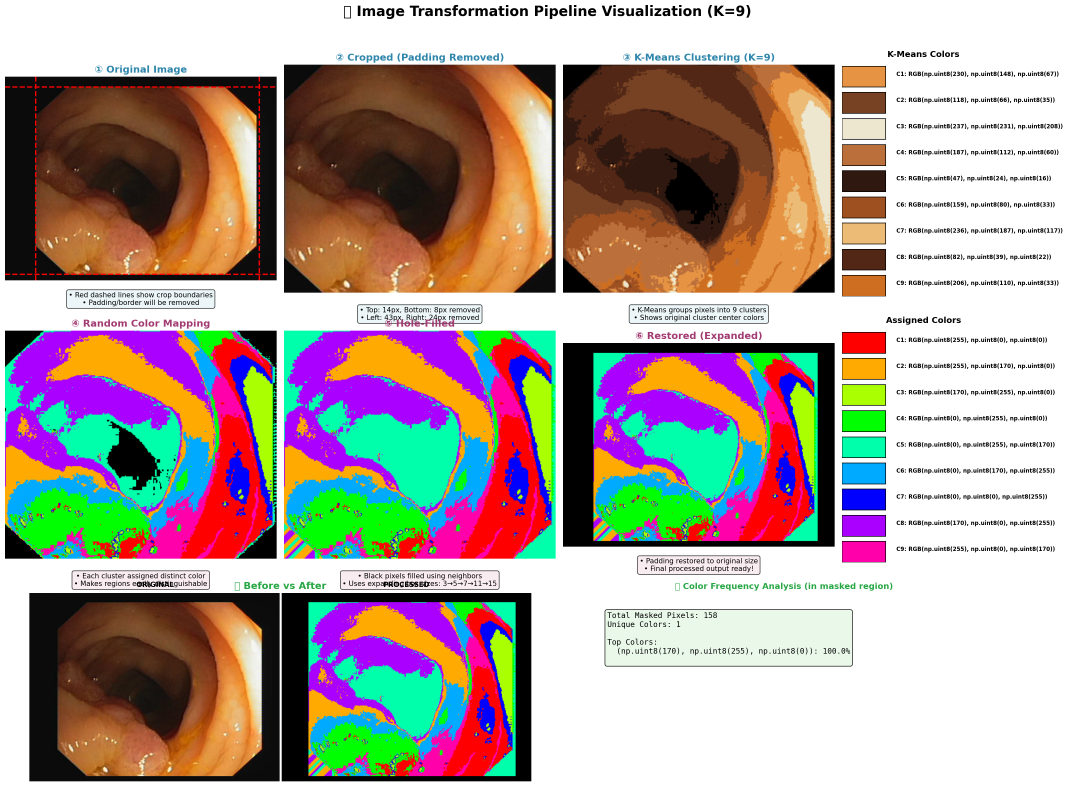
#> input picture asim/transformation_pipeline_visualization.png, 3203 x 2359 px, found by its file name (shown at 1/3 size); its folder holds 2 pictures in this run
$ jupyter execute kmeandisection_copy.ipynb
#> lines starting #> are read from the running program, lines starting #| are printed output that depends on the picture; after the words box and inside, x2 and y2 are one past the last pixel; in counts of white or black regions, pixels touching at a corner belong together; pictures that were not available may be replaced by others from this repository, and a replacement may not be noted
[cell 1]
# Import all required packages
import numpy as np
import matplotlib.pyplot as plt
from PIL import Image
import cv2
import os
import random
from collections import Counter
from sklearn.cluster import KMeans
import pandas as pd

# Ensure output directories exist
os.makedirs('subcolr', exist_ok=True)
os.makedirs('subres', exist_ok=True)

[cell 2]
# ============================================
# CORE FUNCTIONS
# ============================================

def load_image(path):
    if not os.path.exists(path):
        return None
    img = Image.open(path)
#> img is the input picture: PIL image 3203x2359 RGBA; mean R, G, B, A 173.4, 158.4, 150.4, 255
    img_array = np.array(img)
    if len(img_array.shape) == 3 and img_array.shape[2] == 4:
        img_array = img_array[:, :, :3]
    return img_array

# [108 lines left out: functions crop_border, kmeans_cluster, generate_random_colors, create_clustered_image, fill_holes, restore_to_original_shape and 1 more, not called in this run]

[cell 3]
# ============================================
# BATCH K-MEANS & FREQUENCY ANALYSIS
# ============================================

K_CLUSTERS = 9
INPUT_DIR = 'subi'
GT_DIR = 'subgt'
KMEANS_OUT_DIR = 'subcolr'
FINAL_RES_DIR = 'subres'
LOG_FILE = os.path.join(FINAL_RES_DIR, 'frequency_analysis_log.txt')

# Clear previous log if exists
with open(LOG_FILE, 'w') as f:
    f.write("Processing Log\n================\n")

# Get all images
all_images = sorted([f for f in os.listdir(INPUT_DIR) if f.endswith('.png')],
                   key=lambda x: int(x.split('.')[0]) if x.split('.')[0].isdigit() else x)

print(f"Found {len(all_images)} images to process.")

for i, img_name in enumerate(all_images):
    print(f"\nProcessing [{i+1}/{len(all_images)}]: {img_name}")

    # Paths
    input_path = os.path.join(INPUT_DIR, img_name)
    kmeans_path = os.path.join(KMEANS_OUT_DIR, img_name)
    gt_path = os.path.join(GT_DIR, img_name)
    plot_path = os.path.join(FINAL_RES_DIR, f"{img_name.split('.')[0]}_plot.png")

    # --- Step 1: Ensure K-Means Image Exists ---
    colored_img = None
    if os.path.exists(kmeans_path):
        print(f"  -> Loading existing K-means result from {kmeans_path}")
        colored_img = load_image(kmeans_path)
    else:
        print(f"  -> Generating K-means image (K={K_CLUSTERS})...")
        colored_img = process_single_image(input_path, kmeans_path, k=K_CLUSTERS)

    if colored_img is None:
        print("  -> Skipping analysis due to missing labeled image.")
        continue

    # --- Step 2: Frequency Analysis with Mask ---
    if not os.path.exists(gt_path):
        print(f"  -> Skipping frequency analysis: Mask not found at {gt_path}")
        continue

    gt_img = load_image(gt_path)
    if gt_img is None:
        print(f"  -> Failed to load mask: {gt_path}")
        continue

    # Create binary mask (White > 200)
    # Handle both grayscale (2D) and RGB (3D) masks
    if len(gt_img.shape) == 3:
        white_mask = np.all(gt_img > 200, axis=2)
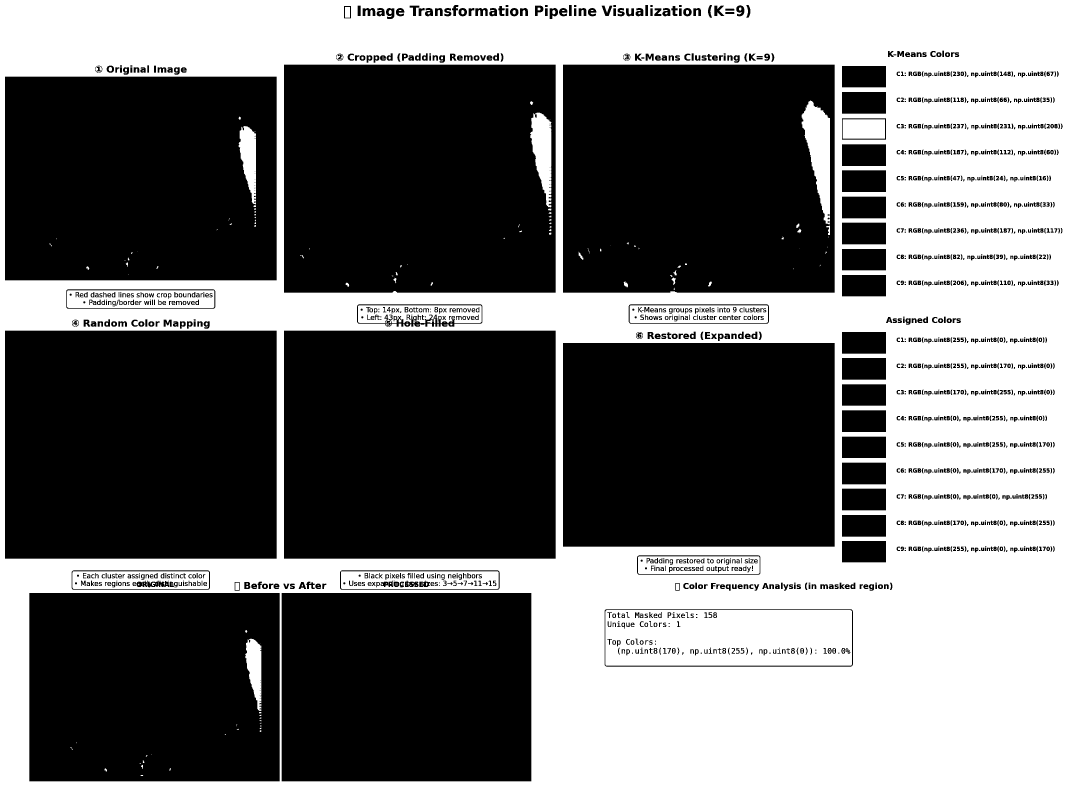
#> white_mask: shape (2359, 3203) bool (shown at 1/3 size); 42.7% white; 700 white regions (439 under 20 px), largest, box (x1, y1, x2, y2) and area: (0, 0, 3203, 2359) 2941848, (1816, 1830, 2556, 1997) 115552, (1023, 1714, 1496, 1767) 19135
    else:
        white_mask = gt_img > 200

    # Extract pixels under the mask
    # colored_img is RGB, shape (H, W, 3)
    # mask is boolean, shape (H, W)
    # Ensure dimensions match (simple check)
    if colored_img.shape[:2] != white_mask.shape[:2]:
        print(f"  -> Shape mismatch! Image: {colored_img.shape}, Mask: {white_mask.shape}. Resizing mask.")
        # Resize mask to match image if needed
        pil_mask = Image.fromarray(white_mask)
        pil_mask = pil_mask.resize((colored_img.shape[1], colored_img.shape[0]), resample=Image.NEAREST)
        white_mask = np.array(pil_mask)

    masked_pixels = colored_img[white_mask]

    if len(masked_pixels) == 0:
        print("  -> Mask is empty (no white pixels). Skipping stats.")
        continue

    # Count colors
    pixel_tuples = [tuple(p) for p in masked_pixels]
#> pixel_tuples = 3223041 items
    freq_map = Counter(pixel_tuples)
#> freq_map = 6931 items

    # Create DataFrame
    freq_df = pd.DataFrame(
        [(rgb, count) for rgb, count in freq_map.most_common()],
        columns=['RGB', 'Frequency']
    )
#> freq_df = table of 6931 rows and 2 columns
    freq_df['Percentage'] = (freq_df['Frequency'] / len(masked_pixels) * 100).round(2)

    # Calculate Top 3 Sum
    top3_sum = freq_df.head(3)['Percentage'].sum() if len(freq_df) >= 1 else 0.0
#> top3_sum = 95.97

    # --- Step 3: Generate Plot & Log ---

    # 1. Visualization Plot
    fig, axes = plt.subplots(1, 4, figsize=(16, 4))

    axes[0].imshow(colored_img)
    axes[0].set_title(f'{img_name} - Clustered (K={K_CLUSTERS})')
    axes[0].axis('off')

    axes[1].imshow(gt_img, cmap='gray')
    axes[1].set_title('Ground Truth Mask')
    axes[1].axis('off')

    # Visualize only masked region
    masked_view = np.zeros_like(colored_img)
    masked_view[white_mask] = colored_img[white_mask]
    axes[2].imshow(masked_view)
    axes[2].set_title('Masked Region Colors')
    axes[2].axis('off')

    # Color bar / text info
    top_colors = freq_df.head(10)
#> top_colors = table of 10 rows and 3 columns
    color_bar = np.zeros((50, len(top_colors)*50 if len(top_colors) > 0 else 50, 3), dtype=np.uint8)
#> color_bar: shape (50, 500, 3); every value is 0
    if len(top_colors) > 0:
        for c_idx, (rgb, _, _) in enumerate(top_colors.values):
            color_bar[:, c_idx*50:(c_idx+1)*50] = rgb
#> this loop made 10 passes
#> rgb on passes 1 to 10: (255, 255, 255), (234, 248, 234), (249, 236, 241), (236, 246, 249), (237, 231, 208), (244, 244, 244), (223, 223, 223), (240, 240, 236), (221, 221, 221), (214, 214, 214)
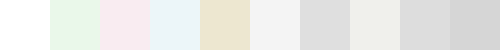
#> color_bar: shape (50, 500, 3); mean of channels 0, 1, 2 235.3, 235.8, 232.5; drawn as R, G, B

    axes[3].imshow(color_bar)
    axes[3].set_title(f'Top {len(top_colors)} Colors')
    axes[3].axis('off')

    plt.suptitle(f"Image: {img_name} | Top 3 Sum: {top3_sum:.2f}%", fontsize=14)
    plt.tight_layout()
    plt.savefig(plot_path)
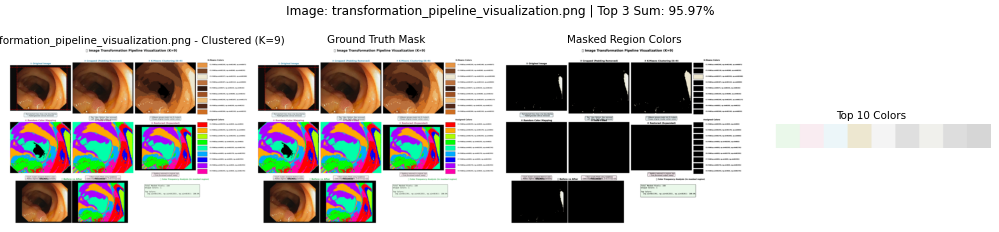
#> figure drawn by matplotlib, 4 panels
    plt.close()  # Close figure to free memory

    # 2. Text Log
    log_text = f"\n=== Image {img_name} - Frequency Map ===\n"
    log_text += f"Total masked pixels: {len(masked_pixels)}\n"
    log_text += f"Unique colors: {len(freq_map)}\n"
    log_text += freq_df.head(10).to_string(index=False)
    log_text += f"\n>>> TOP 3 COLORS COMBINED: {top3_sum:.2f}%\n"
    log_text += "-" * 40

    with open(LOG_FILE, 'a') as f:
        f.write(log_text)

    print(f"  -> Saved plot to {plot_path}")
    print(f"  -> Logged stats (Top 3: {top3_sum:.2f}%)")
#|   -> Logged stats (Top 3: 95.97%)

print("\nBatch processing complete!")
